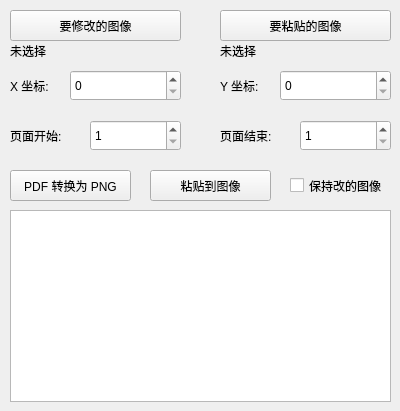
<?xml version="1.0" encoding="UTF-8"?>
<ui version="4.0">
 <class>MainWindow</class>
 <widget class="QMainWindow" name="MainWindow">
  <property name="geometry">
   <rect>
    <x>0</x>
    <y>0</y>
    <width>400</width>
    <height>411</height>
   </rect>
  </property>
  <property name="windowTitle">
   <string>Image Paster</string>
  </property>
  <widget class="QWidget" name="centralWidget">
   <widget class="QTextBrowser" name="textBrowser">
    <property name="geometry">
     <rect>
      <x>10</x>
      <y>210</y>
      <width>381</width>
      <height>192</height>
     </rect>
    </property>
    <property name="font">
     <font>
      <pointsize>9</pointsize>
     </font>
    </property>
   </widget>
   <widget class="QPushButton" name="merge_button">
    <property name="geometry">
     <rect>
      <x>150</x>
      <y>170</y>
      <width>121</width>
      <height>31</height>
     </rect>
    </property>
    <property name="text">
     <string>粘贴到图像</string>
    </property>
   </widget>
   <widget class="QPushButton" name="base_image">
    <property name="geometry">
     <rect>
      <x>10</x>
      <y>10</y>
      <width>171</width>
      <height>31</height>
     </rect>
    </property>
    <property name="text">
     <string>要修改的图像</string>
    </property>
   </widget>
   <widget class="QPushButton" name="paste_image">
    <property name="geometry">
     <rect>
      <x>220</x>
      <y>10</y>
      <width>171</width>
      <height>31</height>
     </rect>
    </property>
    <property name="text">
     <string>要粘贴的图像</string>
    </property>
   </widget>
   <widget class="QSpinBox" name="x_coord">
    <property name="geometry">
     <rect>
      <x>70</x>
      <y>70</y>
      <width>111</width>
      <height>31</height>
     </rect>
    </property>
    <property name="maximum">
     <number>99999999</number>
    </property>
   </widget>
   <widget class="QSpinBox" name="y_coord">
    <property name="geometry">
     <rect>
      <x>280</x>
      <y>70</y>
      <width>111</width>
      <height>31</height>
     </rect>
    </property>
    <property name="maximum">
     <number>99999999</number>
    </property>
   </widget>
   <widget class="QLabel" name="base_label">
    <property name="geometry">
     <rect>
      <x>10</x>
      <y>40</y>
      <width>171</width>
      <height>21</height>
     </rect>
    </property>
    <property name="text">
     <string>未选择</string>
    </property>
   </widget>
   <widget class="QLabel" name="paste_label">
    <property name="geometry">
     <rect>
      <x>220</x>
      <y>40</y>
      <width>171</width>
      <height>21</height>
     </rect>
    </property>
    <property name="text">
     <string>未选择</string>
    </property>
   </widget>
   <widget class="QSpinBox" name="page_start">
    <property name="geometry">
     <rect>
      <x>90</x>
      <y>120</y>
      <width>91</width>
      <height>31</height>
     </rect>
    </property>
    <property name="minimum">
     <number>1</number>
    </property>
    <property name="maximum">
     <number>99999999</number>
    </property>
   </widget>
   <widget class="QSpinBox" name="page_end">
    <property name="geometry">
     <rect>
      <x>300</x>
      <y>120</y>
      <width>91</width>
      <height>31</height>
     </rect>
    </property>
    <property name="minimum">
     <number>1</number>
    </property>
    <property name="maximum">
     <number>99999999</number>
    </property>
   </widget>
   <widget class="QLabel" name="x_label">
    <property name="geometry">
     <rect>
      <x>10</x>
      <y>70</y>
      <width>51</width>
      <height>31</height>
     </rect>
    </property>
    <property name="font">
     <font>
      <pointsize>9</pointsize>
     </font>
    </property>
    <property name="text">
     <string>X 坐标:</string>
    </property>
   </widget>
   <widget class="QLabel" name="y_label">
    <property name="geometry">
     <rect>
      <x>220</x>
      <y>70</y>
      <width>51</width>
      <height>31</height>
     </rect>
    </property>
    <property name="font">
     <font>
      <pointsize>9</pointsize>
     </font>
    </property>
    <property name="text">
     <string>Y 坐标:</string>
    </property>
   </widget>
   <widget class="QLabel" name="start_label">
    <property name="geometry">
     <rect>
      <x>10</x>
      <y>120</y>
      <width>71</width>
      <height>31</height>
     </rect>
    </property>
    <property name="font">
     <font>
      <pointsize>9</pointsize>
     </font>
    </property>
    <property name="text">
     <string>页面开始:</string>
    </property>
   </widget>
   <widget class="QLabel" name="end_label">
    <property name="geometry">
     <rect>
      <x>220</x>
      <y>120</y>
      <width>71</width>
      <height>31</height>
     </rect>
    </property>
    <property name="font">
     <font>
      <pointsize>9</pointsize>
     </font>
    </property>
    <property name="text">
     <string>页面结束:</string>
    </property>
   </widget>
   <widget class="QCheckBox" name="checkBox">
    <property name="geometry">
     <rect>
      <x>290</x>
      <y>170</y>
      <width>101</width>
      <height>31</height>
     </rect>
    </property>
    <property name="font">
     <font>
      <pointsize>9</pointsize>
     </font>
    </property>
    <property name="text">
     <string>保持改的图像</string>
    </property>
   </widget>
   <widget class="QPushButton" name="convert_button">
    <property name="geometry">
     <rect>
      <x>10</x>
      <y>170</y>
      <width>121</width>
      <height>31</height>
     </rect>
    </property>
    <property name="text">
     <string>PDF 转换为 PNG</string>
    </property>
   </widget>
  </widget>
 </widget>
 <layoutdefault spacing="6" margin="11"/>
 <resources/>
 <connections/>
</ui>
